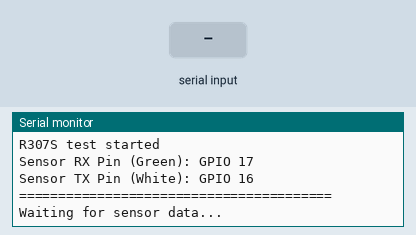
Simulated run of this sketch. Board: ESP32-S3. On the bench: the last lines printed to the serial monitor. The test bench sets the inputs (shaded band).

Above: at 3.2 s.
3.3 s: "1" received over the second serial link
At 4.1 s:
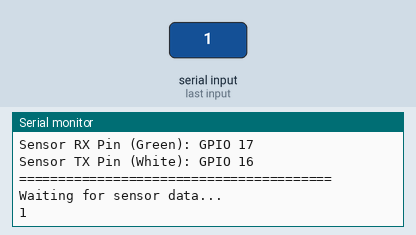
4.8 s: "0" received over the second serial link
At 5.2 s:
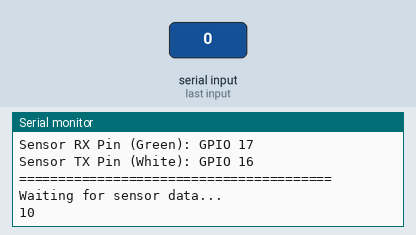

The sketch:

R307_simple_test.ino
```cpp
/*
 * R307S Simple Serial Test for ESP32-S3
 * This code replaces SoftwareSerial with HardwareSerial
 *
 * WIRING:
 * R307S VCC (Red)   -> ESP32 5V or 3.3V
 * R307S GND (Black) -> ESP32 GND
 * R307S TX (White)  -> ESP32 GPIO 16 (RX)
 * R307S RX (Green)  -> ESP32 GPIO 17 (TX)
 */

// For ESP32, use HardwareSerial instead of SoftwareSerial
HardwareSerial mySerial(1); // Use UART1

// Define the GPIO pins - Using GPIO 16 and 17 (safe for ESP32-S3)
#define RX_PIN 16  // Connect R307S TX (White wire) to GPIO 16
#define TX_PIN 17  // Connect R307S RX (Green wire) to GPIO 17

void setup() {
  Serial.begin(115200);  // Changed to 115200 for better performance

  // Initialize hardware serial with RX and TX pins
  mySerial.begin(57600, SERIAL_8N1, RX_PIN, TX_PIN);

  delay(2000);

  Serial.println("\n========================================");
  Serial.println("R307S Fingerprint Sensor Test");
  Serial.println("========================================");
  Serial.println("R307S test started");
  Serial.println("Sensor RX Pin (Green): GPIO " + String(TX_PIN));
  Serial.println("Sensor TX Pin (White): GPIO " + String(RX_PIN));
  Serial.println("========================================");
  Serial.println("\nWaiting for sensor data...");
}

void loop() {
  // Forward data from R307 sensor to Serial Monitor
  if (mySerial.available()) {
    Serial.write(mySerial.read());
  }

  // Forward data from Serial Monitor to R307 sensor
  if (Serial.available()) {
    mySerial.write(Serial.read());
  }
}
```

Measured:
- after the input at 3.3 s, the serial monitor: prints a new line at once (image 1)
- after the input at 4.8 s, the serial monitor: prints a new line at once (image 2)
